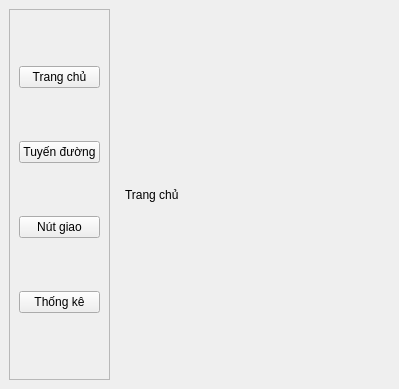
<?xml version="1.0" encoding="UTF-8"?>
<ui version="4.0">
 <class>MainWindow</class>
 <widget class="QMainWindow" name="MainWindow">
  <widget class="QWidget" name="centralwidget">
   <layout class="QHBoxLayout" name="horizontalLayout">

    <!-- SIDEBAR -->
    <item>
     <widget class="QFrame" name="sidebar">
      <property name="frameShape"><enum>QFrame::StyledPanel</enum></property>
      <layout class="QVBoxLayout" name="sidebarLayout">
       <item><widget class="QPushButton" name="btn_dashboard"><property name="text"><string>Trang chủ</string></property></widget></item>
       <item><widget class="QPushButton" name="btn_tuyenduong"><property name="text"><string>Tuyến đường</string></property></widget></item>
       <item><widget class="QPushButton" name="btn_nutgiao"><property name="text"><string>Nút giao</string></property></widget></item>
       <item><widget class="QPushButton" name="btn_thongke"><property name="text"><string>Thống kê</string></property></widget></item>
       <item>
        <spacer name="spacer">
         <property name="orientation"><enum>Qt::Vertical</enum></property>
        </spacer>
       </item>
      </layout>
     </widget>
    </item>

    <!-- STACKEDWIDGET -->
    <item>
     <widget class="QStackedWidget" name="stackedWidget">

      <!-- DASHBOARD -->
      <widget class="QWidget" name="pageDashboard">
       <layout class="QVBoxLayout">
        <item><widget class="QLabel" name="labelHome"><property name="text"><string>Trang chủ</string></property></widget></item>
       </layout>
      </widget>

      <!-- TUYEN DUONG -->
      <widget class="QWidget" name="pageTuyenDuong">
       <layout class="QVBoxLayout">

        <item><widget class="QLabel"><property name="text"><string>Quản lý tuyến đường</string></property></widget></item>

        <item>
         <widget class="QTableWidget" name="tableRoutes">
          <column><property name="text"><string>ID</string></property></column>
          <column><property name="text"><string>Tên tuyến</string></property></column>
          <column><property name="text"><string>Chiều dài</string></property></column>
          <column><property name="text"><string>Điểm đầu</string></property></column>
          <column><property name="text"><string>Điểm cuối</string></property></column>
         </widget>
        </item>

        <!-- FORM -->
        <item>
         <layout class="QFormLayout">

          <item row="0" column="0"><widget class="QLabel"><property name="text"><string>Tên tuyến:</string></property></widget></item>
          <item row="0" column="1"><widget class="QLineEdit" name="txt_name"/></item>

          <item row="1" column="0"><widget class="QLabel"><property name="text"><string>Chiều dài (km):</string></property></widget></item>
          <item row="1" column="1"><widget class="QDoubleSpinBox" name="spin_length"/></item>

          <item row="2" column="0"><widget class="QLabel"><property name="text"><string>Điểm đầu:</string></property></widget></item>
          <item row="2" column="1"><widget class="QComboBox" name="cb_start"/></item>

          <item row="3" column="0"><widget class="QLabel"><property name="text"><string>Điểm cuối:</string></property></widget></item>
          <item row="3" column="1"><widget class="QComboBox" name="cb_end"/></item>
         </layout>
        </item>

        <item>
         <layout class="QHBoxLayout">
          <item><widget class="QPushButton" name="btn_add"><property name="text"><string>Thêm</string></property></widget></item>
          <item><widget class="QPushButton" name="btn_edit"><property name="text"><string>Sửa</string></property></widget></item>
          <item><widget class="QPushButton" name="btn_delete"><property name="text"><string>Xóa</string></property></widget></item>
         </layout>
        </item>

       </layout>
      </widget>

      <!-- NUT GIAO -->
      <widget class="QWidget" name="pageNutGiao">
       <layout class="QVBoxLayout">
        <item><widget class="QLabel"><property name="text"><string>Quản lý nút giao</string></property></widget></item>
        <item><widget class="QGraphicsView" name="gv_map"/></item>
       </layout>
      </widget>

      <!-- THONG KE -->
      <widget class="QWidget" name="pageThongKe">
       <layout class="QVBoxLayout">
        <item><widget class="QLabel"><property name="text"><string>Thống kê</string></property></widget></item>
       </layout>
      </widget>

     </widget>
    </item>

   </layout>
  </widget>
 </widget>
</ui>
